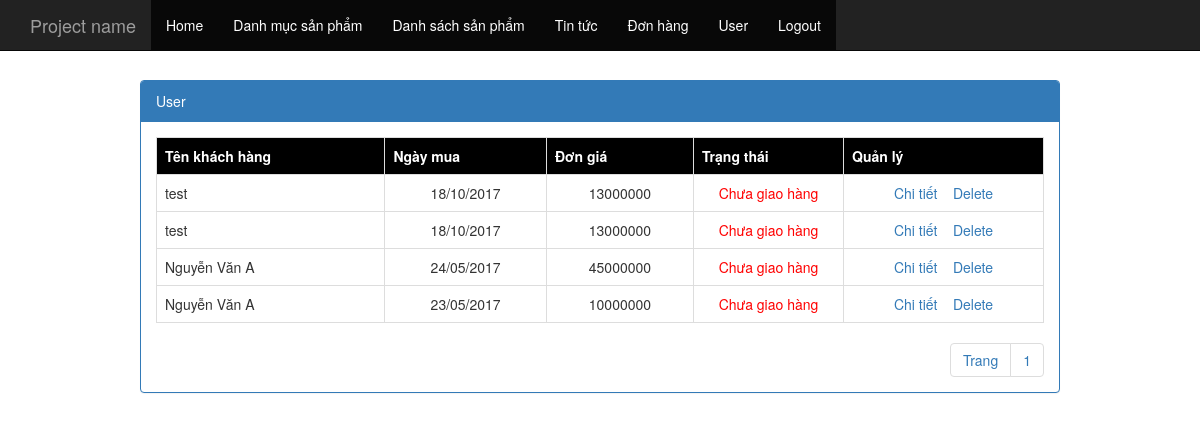
Page /admin.php?controller=order (signed in) on the committed database.
### tables this page shows
CREATE TABLE `tbl_order` (
  `order_id` int(11) NOT NULL,
  `customer_id` int(11) NOT NULL,
  `ngaymua` date NOT NULL,
  `gia` float NOT NULL,
  `trangthai` int(11) NOT NULL
);

CREATE TABLE `tbl_customer` (
  `customer_id` int(11) NOT NULL,
  `hovaten` varchar(500) NOT NULL,
  `diachi` varchar(2000) NOT NULL,
  `dienthoai` varchar(200) NOT NULL,
  `ghichu` text NOT NULL,
  `email` varchar(500) NOT NULL,
  `password` varchar(500) NOT NULL
);

### controller/backend/controller_order.php (called while the page is built, shortened)
<?php
	class controller_order extends controller{
		public function __construct(){
			$total = $this->model->num_rows("select * from tbl_order inner join tbl_customer on tbl_order.customer_id = tbl_customer.customer_id");
			$record_per_page = 10;
			$num_page = ceil($total/$record_per_page);
			$page = isset($_GET["p"])&&is_numeric($_GET["p"])&&$_GET["p"]>0 ? ($_GET["p"]-1):0;
			$from = $page * $record_per_page;
			$arr = $this->model->fetch_array("select * from tbl_order inner join tbl_customer on tbl_order.customer_id = tbl_customer.customer_id order by trangthai,order_id desc limit $from,$record_per_page");
			include "view/backend/view_order.php";
		}
	}
	new controller_order();
 ?>

### application/controller.php (called while the page is built, shortened)
<?php
	class controller{
		public function __construct(){
			$this->model = new model();
		}
	}
 ?>

### application/model.php (called while the page is built, shortened)
<?php
	$conn = mysqli_connect($hostname,$username,$password,$database);
	mysqli_set_charset($conn,"UTF8");
	class model{
		public function fetch_array($sql){
			global $conn;
			$result = mysqli_query($conn,$sql);
			$arr = array();
			while($rows = mysqli_fetch_array($result))
				$arr[] = $rows;
			return $arr;
		}
		public function num_rows($sql){
			global $conn;
			$result = mysqli_query($conn,$sql);
			return mysqli_num_rows($result);
		}
	}
 ?>

### view/backend/view_order.php (the view, shortened to what this page needs)
<div class="col-md-10 col-xs-offset-1">
	<div class="panel panel-primary">
		<div class="panel-heading">User</div>
		<div class="panel-body">
			<table class="table table-bordered table-hover">
				<tr style="background-color: black; color:white">
					<th>Tên khách hàng</th>
					<th>Ngày mua</th>
					<th>Đơn giá</th>
					<th style="width: 150px;">Trạng thái</th>
					<th style="width: 200px">Quản lý</th>
				</tr>
				<?php
					foreach($arr as $rows)
					{
				 ?>
				<tr>
					<td><?php echo $rows["hovaten"]; ?></td>
					<td style="text-align: center;">
					<?php
						$date = date_create($rows["ngaymua"]);
						echo date_format($date,"d/m/Y");
					?></td>
					<td style="text-align: center;"><?php echo $rows["gia"]; ?></td>
					<td style="text-align: center;">
						<?php echo $rows["trangthai"]==1?"Đã giao hàng":"<span style='color:red;'>Chưa giao hàng</span>" ?>
					</td>
					<td style="text-align: center;">
					<a href="admin.php?controller=order_detail&order_id=<?php echo $rows["order_id"]; ?>">Chi tiết</a>
						<a onclick="return window.confirm('Are you sure?');" href="admin.php?controller=order&act=delete&id=<?php echo $rows["order_id"]; ?>">Delete</a>
					</td>
				</tr>
				<?php } ?>
			</table>
			<ul class="pagination pull-right">
				<li><a href="#">Trang</a></li>
				<?php
					for($i = 1; $i<=$num_page; $i++)
					{
				 ?>
				<li <?php echo isset($_GET["p"])&&$_GET["p"]==$i ? "class='active'":""; ?> ><a href="admin.php?controller=order&p=<?php echo $i; ?>"><?php echo $i; ?></a></li>
				<?php } ?>
			</ul>
		</div>
	</div>
</div>

### view/backend/view_order.php (style rules this page uses)
.pagination { padding: 0px; margin:0px; }

### rows in the picture
tbl_order: customer.hovaten "test", ngaymua "18/10/2017", gia "13000000", trangthai "Chưa giao hàng"
tbl_order: customer.hovaten "test", ngaymua "18/10/2017", gia "13000000", trangthai "Chưa giao hàng"
tbl_order: customer.hovaten "Nguyễn Văn A", ngaymua "24/05/2017", gia "45000000", trangthai "Chưa giao hàng"
tbl_order: customer.hovaten "Nguyễn Văn A", ngaymua "23/05/2017", gia "10000000", trangthai "Chưa giao hàng"
